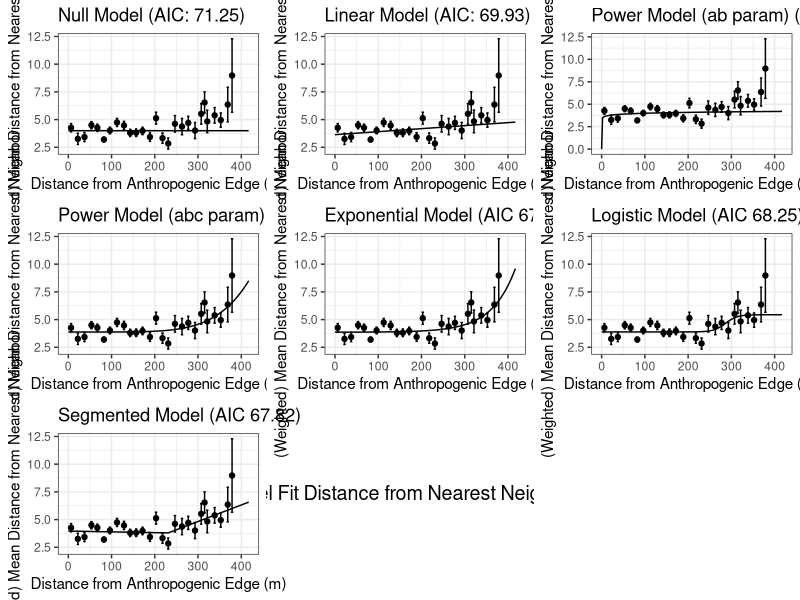

This chart was generated by the following R code:
# 9/20/25
# Kurt Riggin
# Fitting models to binned data
library(ggplot2)
library(ggpubr)
library(segmented)
library(strucchange)


anthBinData <- read.csv("anthBinData.csv")

# create prediction dataframe

predData <- data.frame(
  wtAvgAnthDist = seq(min(anthBinData$wtAvgAnthDist, na.rm = T),
                      max(anthBinData$wtAvgAnthDist, na.rm = T),
                      length.out = 200)
)


# Distance from NN
# null
null <- lm(data = anthBinData, formula = wtAvgDistNN ~ 1, weights = 1/((wtSeDistNN)^2))
AIC(null) # 71.2517
predData$null <- predict(null, newdata = predData)

nullplot <- ggplot(anthBinData, aes(x = wtAvgAnthDist, y = wtAvgDistNN)) +
  geom_point() + 
  geom_errorbar(aes(ymin = wtAvgDistNN - wtSeDistNN, ymax = wtAvgDistNN + wtSeDistNN)) +
  labs(x = "Distance from Anthropogenic Edge (m)", 
       y = "(Weighted) Mean Distance from Nearest Neighbor", 
       title = "Null Model (AIC: 71.25)") +
  theme_bw() +
  geom_line(data = predData, aes(y = null))

# linear
linear <- lm(data = anthBinData, formula = wtAvgDistNN ~ wtAvgAnthDist, weights = 1/((wtSeDistNN)^2))
AIC(linear) # 69.93471
predData$linear <- predict(linear, newdata = predData)

linearplot <-ggplot(anthBinData, aes(x = wtAvgAnthDist, y = wtAvgDistNN)) +
  geom_point() + 
  geom_errorbar(aes(ymin = wtAvgDistNN - wtSeDistNN, ymax = wtAvgDistNN + wtSeDistNN)) +
  labs(x = "Distance from Anthropogenic Edge (m)", 
       y = "(Weighted) Mean Distance from Nearest Neighbor", 
       title = "Linear Model (AIC: 69.93)") +
  theme_bw() +
  geom_line(data = predData, aes(y = linear))



# find starting values for a and b
# power (ab parameters)
lmStart <- lm(log(wtAvgDistNN) ~ log(wtAvgAnthDist), data = anthBinData, weights = 1/((wtSeDistNN)^2))
bStart <- coef(lmStart)[2]
aStart <- exp(coef(lmStart)[1])

powerab <- nls(wtAvgDistNN ~ a * wtAvgAnthDist^b, data = anthBinData, start = list(a = aStart, b = bStart), weights = 1/((wtSeDistNN)^2))
AIC(powerab) # 72.44315
predData$powerab <- predict(powerab, newdata = predData)
coef(powerab)



powerabplot <-ggplot(anthBinData, aes(x = wtAvgAnthDist, y = wtAvgDistNN)) +
  geom_point() + 
  geom_errorbar(aes(ymin = wtAvgDistNN - wtSeDistNN, ymax = wtAvgDistNN + wtSeDistNN)) +
  labs(x = "Distance from Anthropogenic Edge (m)", 
       y = "(Weighted) Mean Distance from Nearest Neighbor", 
       title = "Power Model (ab param) (AIC 72.44)") +
  theme_bw() +
  geom_line(data = predData, aes(y = powerab))


# power (abc parameters)
# guessed a,b,c by visual inspection and graphing on Desmos
powerabc <- nls(wtAvgDistNN ~ a * ((wtAvgAnthDist/400)^b) + c, data = anthBinData, start = list(a = 3, b = 5, c = 3.75), weights = 1/((wtSeDistNN)^2))
AIC(powerabc) # 67.33387
predData$powerabc <- predict(powerabc, newdata = predData)

powerabcplot <-ggplot(anthBinData, aes(x = wtAvgAnthDist, y = wtAvgDistNN)) +
  geom_point() + 
  geom_errorbar(aes(ymin = wtAvgDistNN - wtSeDistNN, ymax = wtAvgDistNN + wtSeDistNN)) +
  labs(x = "Distance from Anthropogenic Edge (m)", 
       y = "(Weighted) Mean Distance from Nearest Neighbor", 
       title = "Power Model (abc param) (AIC 67.34)") +
  theme_bw() +
  geom_line(data = predData, aes(y = powerabc))

coef(powerabc)





# exponential
exponential <- nls(wtAvgDistNN ~ a * exp((wtAvgAnthDist/400)*b) + c, data = anthBinData, start = list(a = 0.5, b = 1, c = 3), weights = 1/((wtSeDistNN)^2))
AIC(exponential) # 67.52176
predData$exponential <- predict(exponential, newdata = predData)

exponentialplot <-ggplot(anthBinData, aes(x = wtAvgAnthDist, y = wtAvgDistNN)) +
  geom_point() + 
  geom_errorbar(aes(ymin = wtAvgDistNN - wtSeDistNN, ymax = wtAvgDistNN + wtSeDistNN)) +
  labs(x = "Distance from Anthropogenic Edge (m)", 
       y = "(Weighted) Mean Distance from Nearest Neighbor", 
       title = "Exponential Model (AIC 67.52)") +
  theme_bw() +
  geom_line(data = predData, aes(y = exponential))

coef(exponential)




# 3 parameter logistic
# is there a better way than visual inspection?
logistic <- nls(wtAvgDistNN ~ a/(1+(b * exp(-c*(wtAvgAnthDist-300)/100))) + d, data = anthBinData, start = list(a = 7, b = 10, c = 4, d = 3), weights = 1/((wtSeDistNN)^2))
AIC(logistic) # 68.2534
predData$logistic <- predict(logistic, newdata = predData)

logisticplot <-ggplot(anthBinData, aes(x = wtAvgAnthDist, y = wtAvgDistNN)) +
  geom_point() + 
  geom_errorbar(aes(ymin = wtAvgDistNN - wtSeDistNN, ymax = wtAvgDistNN + wtSeDistNN)) +
  labs(x = "Distance from Anthropogenic Edge (m)", 
       y = "(Weighted) Mean Distance from Nearest Neighbor", 
       title = "Logistic Model (AIC 68.25)") +
  theme_bw() +
  geom_line(data = predData, aes(y = logistic))

coef(logistic)






# segmented
# weights carry over
segmented <- segmented(linear, seg.Z = ~ wtAvgAnthDist, psi = 250)
AIC(segmented) # 67.81512
predData$segmented <- predict(segmented, newdata = predData)

segmentedplot <-ggplot(anthBinData, aes(x = wtAvgAnthDist, y = wtAvgDistNN)) +
  geom_point() + 
  geom_errorbar(aes(ymin = wtAvgDistNN - wtSeDistNN, ymax = wtAvgDistNN + wtSeDistNN)) +
  labs(x = "Distance from Anthropogenic Edge (m)", 
       y = "(Weighted) Mean Distance from Nearest Neighbor", 
       title = "Segmented Model (AIC 67.82)") +
  theme_bw() +
  geom_line(data = predData, aes(y = segmented))





plottitle <- ggplot() +
  theme_void() +
  annotate("text",
           x = 0, y = 0,
           label = "Model Fit Distance from Nearest Neighbor", 
           hjust = 0.5, vjust = 0, size = 5)




allPlots <- ggarrange(nullplot, linearplot, powerabplot, powerabcplot, exponentialplot, logisticplot, segmentedplot, plottitle, ncol = 3, nrow = 3)

allPlots
